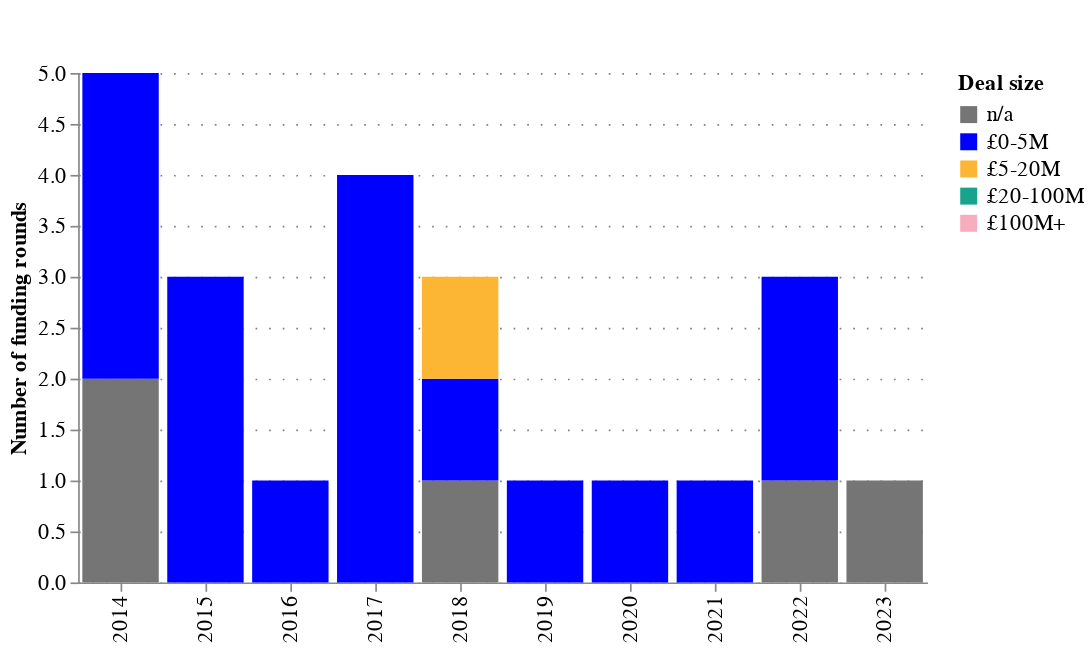

Source (notebook cell):
### Code cell
analysis_crunchbase.chart_deal_sizes_counts(deal_counts_df)

### Figure 1 — Vega-Lite specification as saved in the notebook (floating-point values rounded to 4 significant figures)
{"config": {"title": {"font": "Averta", "anchor": "start"}, "subtitle": {"font": "Averta"}, "axis": {"labelFont": "Averta", "titleFont": "Averta", "gridColor": "grey", "gridDash": [1, 7], "labelFontSize": 13, "titleFontSize": 13}, "header": {"labelFont": "Averta", "titleFont": "Averta"}, "legend": {"labelFont": "Averta", "titleFont": "Averta", "labelFontSize": 13, "titleFontSize": 13}, "range": {"category": ["#0000FF", "#FDB633", "#18A48C", "#9A1BBE", "#EB003B", "#FF6E47", "#646363", "#0F294A", "#97D9E3", "#A59BEE", "#F6A4B7", "#D2C9C0", "#FFFFFF", "#000000"], "ordinal": {"scheme": ["#0000FF", "#FDB633", "#18A48C", "#9A1BBE", "#EB003B", "#FF6E47", "#646363", "#0F294A", "#97D9E3", "#A59BEE", "#F6A4B7", "#D2C9C0", "#FFFFFF", "#000000"]}}, "view": {"strokeWidth": 0}}, "data": {"name": "data-c799ecda7ddd3ab181f4cb2f4eba02a1"}, "mark": {"type": "bar"}, "encoding": {"color": {"field": "deal_size", "scale": {"domain": ["n/a", "£0-5M", "£5-20M", "£20-100M", "£100M+"], "range": ["#757575", "#0000FF", "#FDB633", "#18A48C", "#F6ADBD"]}, "title": "Deal size", "type": "nominal"}, "order": {"field": "order", "type": "quantitative"}, "tooltip": [{"field": "year", "type": "quantitative"}, {"field": "deal_size", "type": "nominal"}, {"field": "counts", "type": "quantitative"}], "x": {"field": "year", "title": "", "type": "ordinal"}, "y": {"field": "counts", "title": "Number of funding rounds", "type": "quantitative"}}, "height": 300, "title": {"anchor": "start", "text": ["", ""], "subtitle": "", "subtitleFont": "Averta", "subtitleFontSize": 13}, "width": 500, "$schema": "https://vega.github.io/schema/vega-lite/v5.20.1.json", "datasets": {"data-c799ecda7ddd3ab181f4cb2f4eba02a1": [{"year": 2014, "deal_size": "n/a", "counts": 2, "order": 0}, {"year": 2014, "deal_size": "£0-5M", "counts": 3, "order": 1}, {"year": 2014, "deal_size": "£5-20M", "counts": 0, "order": 2}, {"year": 2014, "deal_size": "£20-100M", "counts": 0, "order": 3}, {"year": 2014, "deal_size": "£100M+", "counts": 0, "order": 4}, {"year": 2015, "deal_size": "n/a", "counts": 0, "order": 0}, {"year": 2015, "deal_size": "£0-5M", "counts": 3, "order": 1}, {"year": 2015, "deal_size": "£5-20M", "counts": 0, "order": 2}, {"year": 2015, "deal_size": "£20-100M", "counts": 0, "order": 3}, {"year": 2015, "deal_size": "£100M+", "counts": 0, "order": 4}, {"year": 2016, "deal_size": "n/a", "counts": 0, "order": 0}, {"year": 2016, "deal_size": "£0-5M", "counts": 1, "order": 1}, {"year": 2016, "deal_size": "£5-20M", "counts": 0, "order": 2}, {"year": 2016, "deal_size": "£20-100M", "counts": 0, "order": 3}, {"year": 2016, "deal_size": "£100M+", "counts": 0, "order": 4}, {"year": 2017, "deal_size": "n/a", "counts": 0, "order": 0}, {"year": 2017, "deal_size": "£0-5M", "counts": 4, "order": 1}, {"year": 2017, "deal_size": "£5-20M", "counts": 0, "order": 2}, {"year": 2017, "deal_size": "£20-100M", "counts": 0, "order": 3}, {"year": 2017, "deal_size": "£100M+", "counts": 0, "order": 4}, {"year": 2018, "deal_size": "n/a", "counts": 1, "order": 0}, {"year": 2018, "deal_size": "£0-5M", "counts": 1, "order": 1}, {"year": 2018, "deal_size": "£5-20M", "counts": 1, "order": 2}, {"year": 2018, "deal_size": "£20-100M", "counts": 0, "order": 3}, {"year": 2018, "deal_size": "£100M+", "counts": 0, "order": 4}, {"year": 2019, "deal_size": "n/a", "counts": 0, "order": 0}, {"year": 2019, "deal_size": "£0-5M", "counts": 1, "order": 1}, {"year": 2019, "deal_size": "£5-20M", "counts": 0, "order": 2}, {"year": 2019, "deal_size": "£20-100M", "counts": 0, "order": 3}, {"year": 2019, "deal_size": "£100M+", "counts": 0, "order": 4}, {"year": 2020, "deal_size": "n/a", "counts": 0, "order": 0}, {"year": 2020, "deal_size": "£0-5M", "counts": 1, "order": 1}, {"year": 2020, "deal_size": "£5-20M", "counts": 0, "order": 2}, {"year": 2020, "deal_size": "£20-100M", "counts": 0, "order": 3}, {"year": 2020, "deal_size": "£100M+", "counts": 0, "order": 4}, {"year": 2021, "deal_size": "n/a", "counts": 0, "order": 0}, {"year": 2021, "deal_size": "£0-5M", "counts": 1, "order": 1}, {"year": 2021, "deal_size": "£5-20M", "counts": 0, "order": 2}, {"year": 2021, "deal_size": "£20-100M", "counts": 0, "order": 3}, {"year": 2021, "deal_size": "£100M+", "counts": 0, "order": 4}, {"year": 2022, "deal_size": "n/a", "counts": 1, "order": 0}, {"year": 2022, "deal_size": "£0-5M", "counts": 2, "order": 1}, {"year": 2022, "deal_size": "£5-20M", "counts": 0, "order": 2}, {"year": 2022, "deal_size": "£20-100M", "counts": 0, "order": 3}, {"year": 2022, "deal_size": "£100M+", "counts": 0, "order": 4}, {"year": 2023, "deal_size": "n/a", "counts": 1, "order": 0}, {"year": 2023, "deal_size": "£0-5M", "counts": 0, "order": 1}, {"year": 2023, "deal_size": "£5-20M", "counts": 0, "order": 2}, {"year": 2023, "deal_size": "£20-100M", "counts": 0, "order": 3}, {"year": 2023, "deal_size": "£100M+", "counts": 0, "order": 4}]}}
